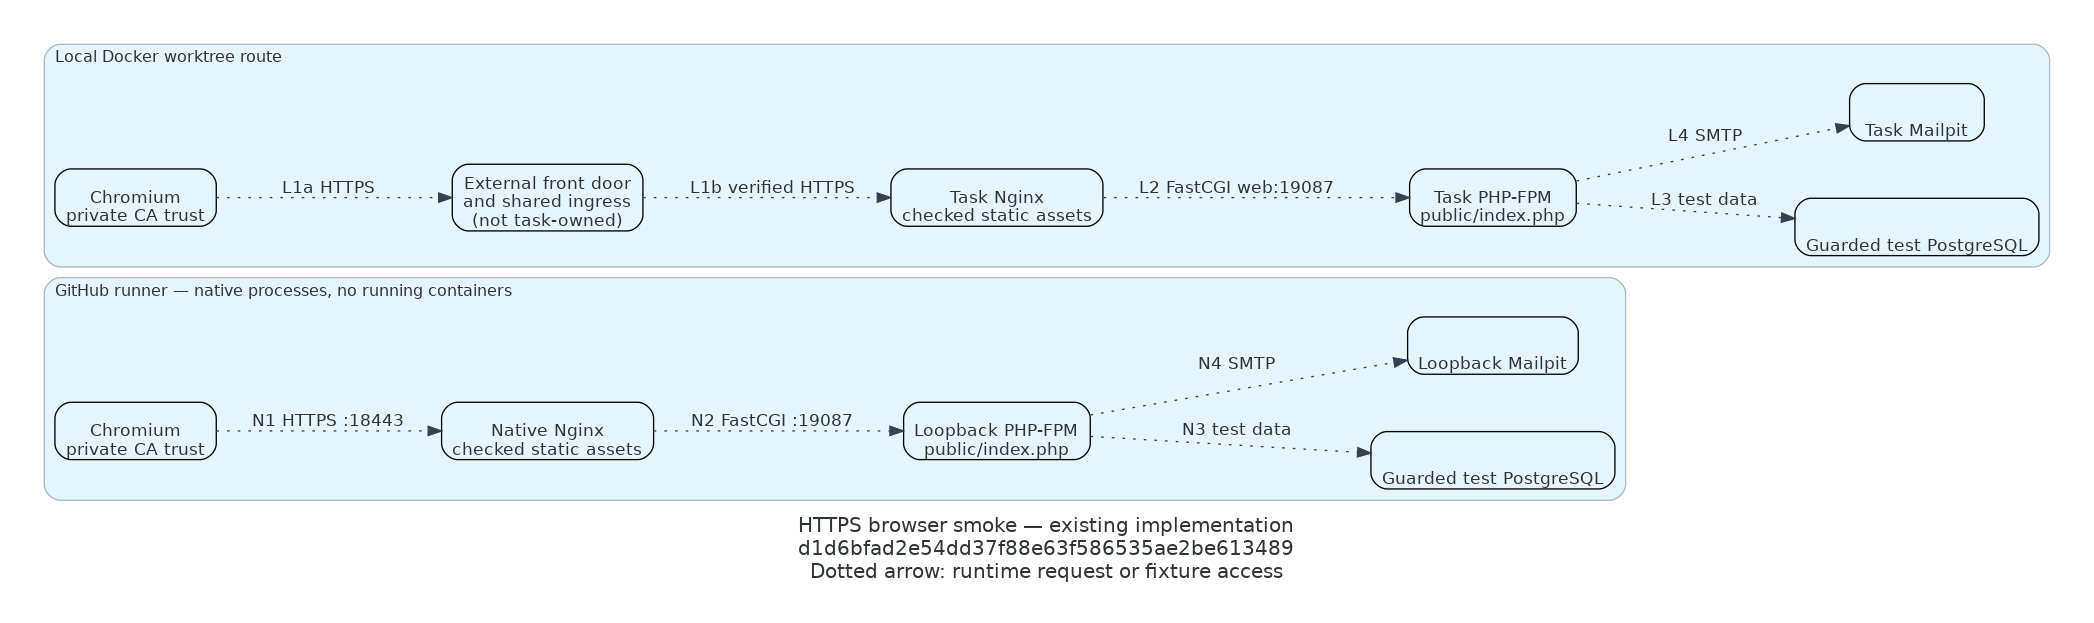

Reproduce this figure in Python.
"""Render the browser smoke request and fixture paths."""

from pathlib import Path

from diagrams import Cluster, Diagram, Edge, Node

REVISION = "d1d6bfad2e54dd37f88e63f586535ae2be613489"


def flow(label):
    return Edge(label=label, style="dotted", color="#334155", fontname="DejaVu Sans")


with Diagram(
    "HTTPS browser smoke — existing implementation\n"
    f"{REVISION}\nDotted arrow: runtime request or fixture access",
    filename=str(Path(__file__).with_suffix("")),
    outformat="png",
    show=False,
    direction="LR",
    graph_attr={"fontname": "DejaVu Sans", "fontsize": "15", "pad": "0.35", "splines": "polyline"},
    node_attr={"fontname": "DejaVu Sans", "shape": "box", "fixedsize": "false", "height": "0.6"},
):
    with Cluster("GitHub runner — native processes, no running containers"):
        native_browser = Node("Chromium\nprivate CA trust", nodeid="native_browser")
        native_gateway = Node("Native Nginx\nchecked static assets", nodeid="native_gateway")
        native_app = Node("Loopback PHP-FPM\npublic/index.php", nodeid="native_app")
        native_db = Node("Guarded test PostgreSQL", nodeid="native_db")
        native_mail = Node("Loopback Mailpit", nodeid="native_mail")
        native_browser >> flow("N1 HTTPS :18443") >> native_gateway
        native_gateway >> flow("N2 FastCGI :19087") >> native_app
        native_app >> flow("N3 test data") >> native_db
        native_app >> flow("N4 SMTP") >> native_mail

    with Cluster("Local Docker worktree route"):
        local_browser = Node("Chromium\nprivate CA trust", nodeid="local_browser")
        shared_edge = Node("External front door\nand shared ingress\n(not task-owned)", nodeid="shared_edge")
        local_gateway = Node("Task Nginx\nchecked static assets", nodeid="local_gateway")
        local_app = Node("Task PHP-FPM\npublic/index.php", nodeid="local_app")
        local_db = Node("Guarded test PostgreSQL", nodeid="local_db")
        local_mail = Node("Task Mailpit", nodeid="local_mail")
        local_browser >> flow("L1a HTTPS") >> shared_edge
        shared_edge >> flow("L1b verified HTTPS") >> local_gateway
        local_gateway >> flow("L2 FastCGI web:19087") >> local_app
        local_app >> flow("L3 test data") >> local_db
        local_app >> flow("L4 SMTP") >> local_mail
